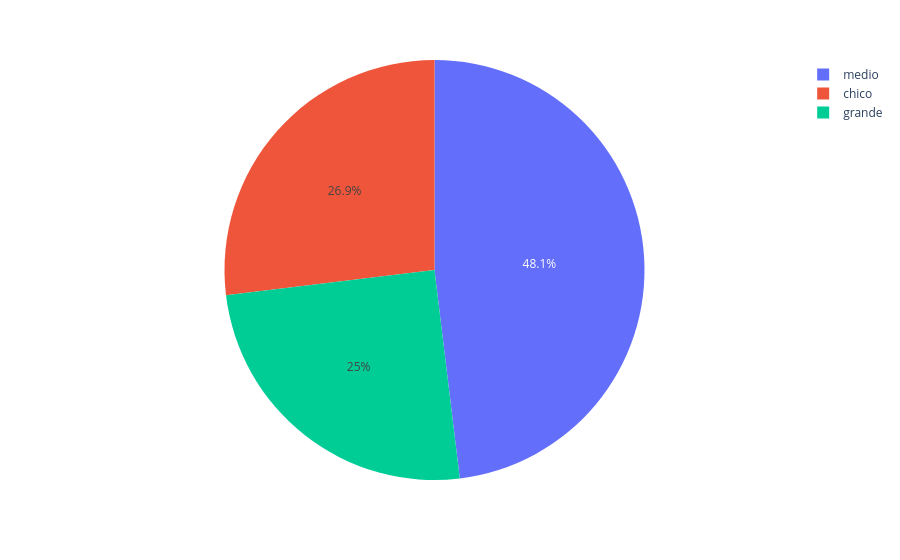

This figure's notebook cell:
### Code cell
px.pie(data_frame = g, values = g.values, names = g.index, title = "").show()

### Figure 1 — Plotly figure (JSON) as saved in the notebook; plotly's stock layout.template omitted (floating-point values rounded to 4 significant figures)
{"data": [{"domain": {"x": [0, 1], "y": [0, 1]}, "hovertemplate": "label=%{label}<br>value=%{value}<extra></extra>", "labels": ["medio", "chico", "grande"], "legendgroup": "", "name": "", "showlegend": true, "type": "pie", "values": [25, 14, 13]}], "layout": {"legend": {"tracegroupgap": 0}, "margin": {"t": 60}}}
